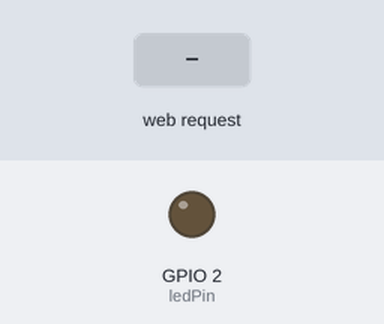
Bench run of a sketch on a simulated ESP32. Parts: output pins drawn as LEDs (lit = HIGH). The inputs (shaded band) are chosen by the test bench. WiFi joins after 1.5 s; servers stay silent unless stated; what the sketch prints to the serial monitor is not drawn.

Above: at 2.7 s.
2.8 s: HTTP request GET /on received
At 3.7 s:
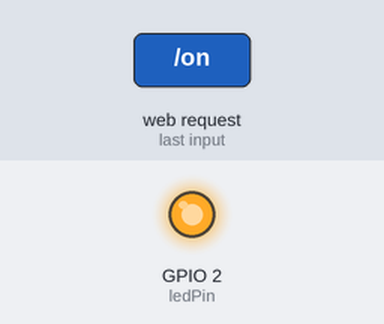
4.3 s: HTTP request GET /off received
At 4.9 s:
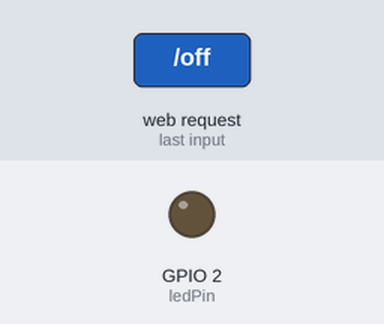
Timing chart, 0 to 7.3 s (numbered marks = the images above; inputs shaded):
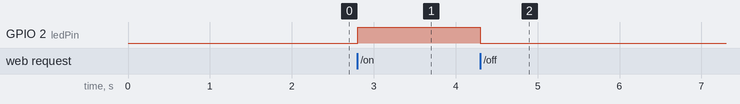

Measured:
- after the input at 2.8 s, GPIO 2 (ledPin): LOW → HIGH at once
- after the input at 4.3 s, GPIO 2 (ledPin): HIGH → LOW at once

The sketch:

esp32-control-led.ino
```cpp
#include <WiFi.h>

// WiFi credentials
const char* ssid = "milad";
const char* password = "123456789";

// LED pin
const int ledPin = 2;

WiFiServer server(80);

void setup() {
  Serial.begin(115200);
  pinMode(ledPin, OUTPUT);
  digitalWrite(ledPin, LOW);

  WiFi.begin(ssid, password);
  Serial.print("Connecting to WiFi");
  while (WiFi.status() != WL_CONNECTED) {
    delay(500);
    Serial.print(".");
  }

  Serial.println("\nWiFi connected");
  Serial.print("IP Address: ");
  Serial.println(WiFi.localIP());

  server.begin();
}

void loop() {
  WiFiClient client = server.available();
  if (client) {
    Serial.println("New client connected");
    String currentLine = "";
    while (client.connected()) {
      if (client.available()) {
        char c = client.read();
        Serial.write(c);
        if (c == '\n') {
          if (currentLine.length() == 0) {
            client.println("HTTP/1.1 200 OK");
            client.println("Content-type:text/html");
            client.println();

            // HTML + CSS
            client.println("<!DOCTYPE html><html><head><style>");

            client.println("body {");
            client.println("position: relative;");
            client.println("height: 100vh;");
            client.println("margin: 0;");
            client.println("display: flex;");
            client.println("flex-direction: column;");
            client.println("align-items: center;");
            client.println("justify-content: center;");
            client.println("font-family: Arial, sans-serif;");
            client.println("color: white;");
            client.println("overflow: hidden;");
            client.println("}");

            client.println("body::before {");
            client.println("content: \"\";");
            client.println("position: absolute;");
            client.println("top: 0; left: 0;");
            client.println("width: 100%; height: 100%;");
            client.println("background-image: url('https://i.ibb.co/rK8JnJMH/back.png');");
            client.println("background-size: contain;");
            client.println("background-repeat: no-repeat;");
            client.println("background-position: center;");
            client.println("background-color: black;");
            client.println("opacity: 0.7;");
            client.println("z-index: -1;");
            client.println("}");

            client.println(".title {");
            client.println("position: absolute;");
            client.println("top: 20px;");
            client.println("width: 100%;");
            client.println("text-align: center;");
            client.println("}");

            client.println("button {");
            client.println("font-size: 24px;");
            client.println("padding: 15px 30px;");
            client.println("margin: 15px;");
            client.println("border: none;");
            client.println("border-radius: 10px;");
            client.println("background-color: rgba(0, 0, 0, 0.6);");
            client.println("color: white;");
            client.println("cursor: pointer;");
            client.println("}");

            client.println("button:hover {");
            client.println("background-color: rgba(255, 255, 255, 0.2);");
            client.println("}");

            client.println("</style></head><body>");
            client.println("<div class='title'><h1>LED Control</h1></div>");
            client.println("<a href=\"/on\"><button>Turn ON</button></a>");
            client.println("<a href=\"/off\"><button>Turn OFF</button></a>");
            client.println("</body></html>");
            client.println();
            break;
          } else {
            if (currentLine.indexOf("GET /on") >= 0) {
              digitalWrite(ledPin, HIGH);
            }
            if (currentLine.indexOf("GET /off") >= 0) {
              digitalWrite(ledPin, LOW);
            }
            currentLine = "";
          }
        } else if (c != '\r') {
          currentLine += c;
        }
      }
    }
    client.stop();
    Serial.println("Client disconnected");
  }
}
```
